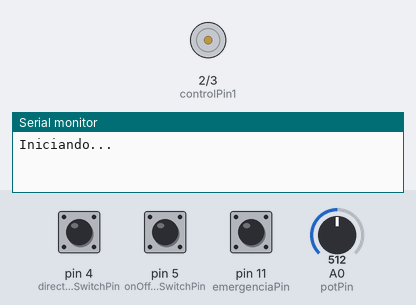
Simulated run of this sketch. Board: Arduino Uno, built with avr-gcc and run on an emulated ATmega328P. Parts: motor-driver pin pairs drawn as motors (green arrow = first pin HIGH = forward, orange = second pin HIGH = backward, longer = more drive, scaled by the enable pin), the last lines printed to the serial monitor. Inputs (shaded band) come from the test bench; at power-on: pin 5 (onOffSwitchStateSwitchPin) HIGH, pin 4 (directionSwitchPin) HIGH, pin 11 (emergenciaPin) HIGH, A0 (potPin) = 512.

Above: at 1.2 s.
1.3 s: pin 5 (onOffSwitchStateSwitchPin) pulled LOW for 0.15 s
2.9 s: pin 4 (directionSwitchPin) pulled LOW for 0.15 s
At 4.0 s:
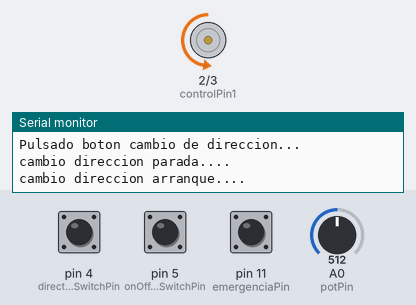
4.5 s: pin 11 (emergenciaPin) pulled LOW for 0.15 s
At 4.57 s:
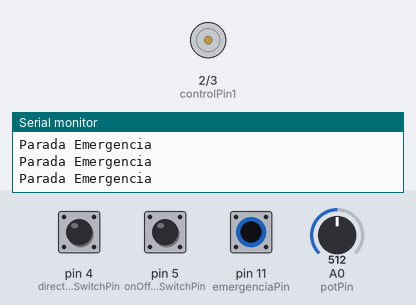
6.1 s: A0 (potPin) set to 716
At 6.8 s:
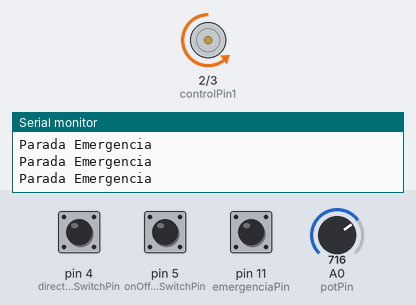
7.6 s: A0 (potPin) set to 900
At 7.9 s:
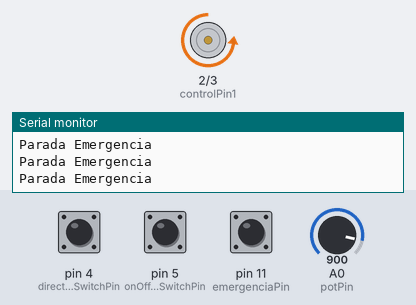
9.1 s: pin 4 (directionSwitchPin) pulled LOW for 1 s
At 11.1 s:
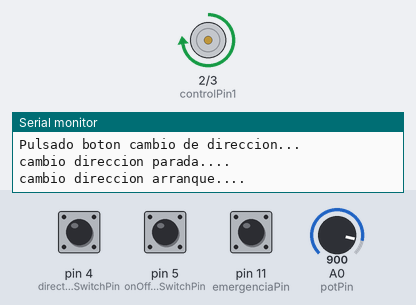
Timing chart, 0 to 12.6 s (numbered marks = the images above; inputs shaded):
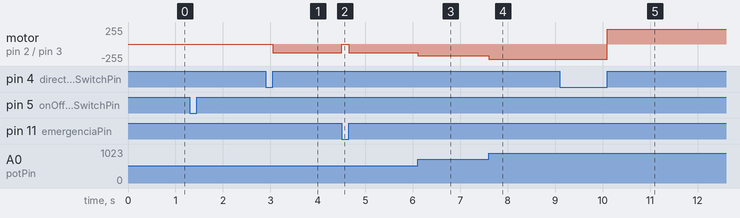

The sketch:

Proyecto_02-Motor_DC_Controlado.ino
```cpp
//Ejercicio basado en los ejercicios 9 y 10 del libro Arduino Starter Kit
//Modificaciones realizadas para:
//* Añadir una rampa de arranque y otra de parada cuando se detecte el encendido y el apagado
//* Añadir una rampa de arranque y parada cuando se detecte un cambio de dirección
//* Añadir un boton de emergencia

#define SEGURIDAD 0		//Habilita o deshabilita las rampas de arranque y parada

//CONSTANTES
const int controlPin1 = 2;	//Pin de control conectado al pin7 del puente H
const int controlPin2 = 3;	//Pin de control conectado al pin2 del puente H
const int enablePin = 9;	//Pin activación conectado al pin1 del puente H
const int directionSwitchPin = 4;	//Pin conectado al boton de direccion
const int onOffSwitchStateSwitchPin = 5;	//Pin conectado al boton de envedido/apagado
const int potPin = A0;	//Pin conectado al potenciometro
const int emergenciaPin = 11;	//Pin conectado al botón de emergencia

//VARIABLES
int onOffSwitchState = 1;	//Guardo el estado de encendido/apagado. Valor leido en el loop actual del boton.
int previousOnOffSwitchState = 1;	//Guardo el estado anterior de encendido/apagado. Valor leido en el loop anterior.
int directionSwitchState = 1;	//Guardo el estado de direccion (valores 1 y 0). Valor leido en el loop actual del boton.
int previousDirectionSwitchState = 1;	//Guardo el estado anterior de direccion. Valor leido en el loop anterior.
int motorEnabled = 0;	//Si el motor está activado o no
int motorSpeed = 0;		//Velocidad del motor. Se actualiza en cada loop al leer el potenciometro.
int motorDirection = 1;	//Valor de la dirección del motor
int previousMotorSpeed = 0;	//Para detectar cambios en la velocidad del motor

void setup(){
  Serial.begin(9600);
  pinMode(directionSwitchPin, INPUT_PULLUP);  // Lo hago todo in input pullup y detecto flancos ascendientes
  pinMode(onOffSwitchStateSwitchPin, INPUT_PULLUP);
  pinMode(controlPin1, OUTPUT);
  pinMode(controlPin2, OUTPUT);
  pinMode(enablePin, OUTPUT);
  pinMode(emergenciaPin, INPUT_PULLUP);
  digitalWrite(enablePin, LOW);	//Motor apagado en el setup
  Serial.println("Iniciando...");
}

void loop(){
  if (digitalRead(emergenciaPin) == HIGH){	//PRIORITARIO, leo primero el boton de emergencia, solo ejecuto el control si está a 1
    //Primero leo el estado de los botones y del potenciometro
    onOffSwitchState = digitalRead(onOffSwitchStateSwitchPin);
    delay(1);
    directionSwitchState = digitalRead(directionSwitchPin);
    motorSpeed = analogRead(potPin)/4;
    //Si detecto cambio velocidad. Doy prioridad a esto sobre pulsar el boton. Solo si motor está enabled
    if ((previousMotorSpeed != motorSpeed) && motorEnabled){
#if SEGURIDAD
      rampa(previousMotorSpeed,motorSpeed);
#else
      analogWrite(enablePin, motorSpeed);
#endif
    }
    //Si detecto flanco ascendente en el boton de arranque/parada
    if (onOffSwitchState != previousOnOffSwitchState){
      if (onOffSwitchState == HIGH){
        motorEnabled = !motorEnabled;
        Serial.println("Pulsado boton encendido/apagado....");
        if (motorEnabled == 1) {	//Si toca arrancar
#if SEGURIDAD
          rampa(0,motorSpeed);	//Rampa arranque
#else
          analogWrite(enablePin, motorSpeed);
          Serial.println("Arranco Motor sin rampa");
#endif
          }
        else {	//Si toca parar
#if SEGURIDAD
          rampa(motorSpeed,0);	//Rampa parada
#else
          analogWrite(enablePin, 0);
          Serial.println("Paro Motor sin rampa");
#endif
          }
        }
      }
      //Si detecto flanco ascendente en el boton de arranque/parada
      if (directionSwitchState != previousDirectionSwitchState) {
        if (directionSwitchState == HIGH){
          motorDirection = !motorDirection;
          Serial.println("Pulsado boton cambio de direccion...");
          if (motorEnabled == 1){		//solo cambio sentido si el motor encendido pero si acumulo en cambio direccion
            if (motorDirection == 1) {
              Serial.println("cambio direccion parada....");
#if SEGURIDAD
              rampa(motorSpeed,0);	//Rampa parada
#endif
              digitalWrite(controlPin1, HIGH);
              digitalWrite(controlPin2, LOW);
              Serial.println("cambio direccion arranque....");
#if SEGURIDAD
              rampa(0,motorSpeed);	//Rampa arranque
#endif
            }
            else {
              Serial.println("cambio direccion parada....");
#if SEGURIDAD
              rampa(motorSpeed,0);	//Rampa parada
#endif
              digitalWrite(controlPin1, LOW);
              digitalWrite(controlPin2, HIGH);
              Serial.println("cambio direccion arranque....");
#if SEGURIDAD
              rampa(0,motorSpeed);	//Rampa arranque
#endif
            }
          }
        }
      }
    previousDirectionSwitchState = directionSwitchState;
    previousOnOffSwitchState = onOffSwitchState;
    previousMotorSpeed = motorSpeed;
  }
  else {
    Serial.println("Parada Emergencia");	//Cuando está pulsado (función de seta mergencia), paro el motor inmediatamente
    analogWrite(enablePin,0);
    previousMotorSpeed = 0;    //Actualizo la velocidad del motor.
  }
}

void rampa(int velocidadInicio, int velocidadFin){
  if (velocidadFin > velocidadInicio){
    Serial.print("Rampa Ascendente de ");
    Serial.print(velocidadInicio);
    Serial.print(" a ");
    Serial.println(velocidadFin);
    for (int i = velocidadInicio; i <= velocidadFin; i++){
      analogWrite(enablePin,i);
      Serial.print(i);
      Serial.print("-");
      delay(5);
    }
    Serial.println();
  }
  else{
    Serial.print("Rampa Descendente de ");
    Serial.print(velocidadInicio);
    Serial.print(" a ");
    Serial.println(velocidadFin);
    for (int i = velocidadInicio; i >= velocidadFin; i--){
      analogWrite(enablePin,i);
      Serial.print(i);
      Serial.print("-");
      delay(5);
    }
    Serial.println();
  }
}
```

Measured:
- after the input at 2.9 s, motor on pin 2 (controlPin1) / pin 3 (controlPin2): stopped → backward 128/255 after 0.15 s
- after the input at 4.5 s, motor on pin 2 (controlPin1) / pin 3 (controlPin2): backward 128/255 → stopped at once, → backward 128/255 0.15 s later
- after the input at 6.1 s, motor on pin 2 (controlPin1) / pin 3 (controlPin2): backward 128/255 → backward 179/255 at once
- after the input at 7.6 s, motor on pin 2 (controlPin1) / pin 3 (controlPin2): backward 179/255 → backward 225/255 at once
- after the input at 9.1 s, motor on pin 2 (controlPin1) / pin 3 (controlPin2): backward 225/255 → forward 225/255 after 1.0 s
